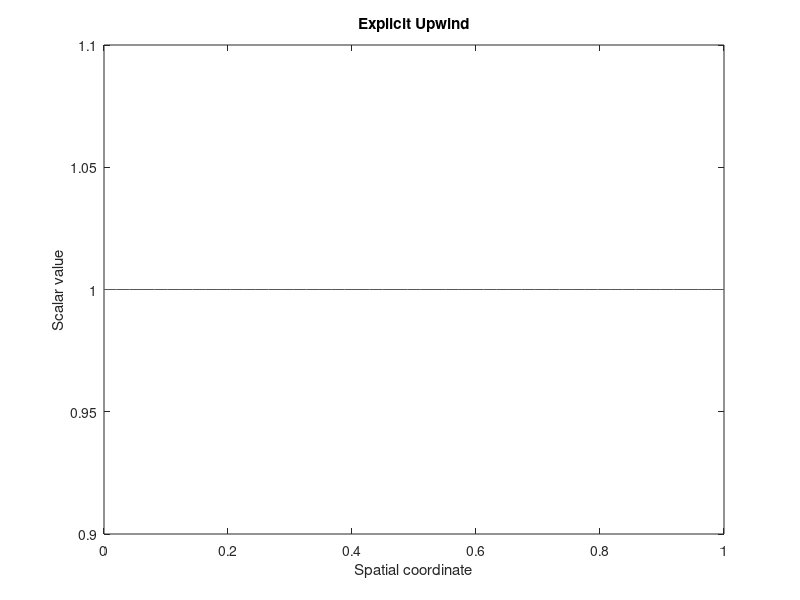

Reproduce this figure in MATLAB.
% Parameters
L = 1;                  % Length of the domain
Nx = 50;                % Number of spatial points
dx = L/Nx;              % Spatial step size
c=1;
CFL = 1;              % Courant number
dt = CFL*dx/abs(c);     % Time step size, c is the velocity
Nt = 100;               % Number of time steps
x = linspace(0, L, Nx); % Spatial grid

% Initial condition (assuming a cosine wave)
u0 = cos(2*pi*x);
u_explicit = u0;

% Time integration using explicit upwind scheme
for n = 1:Nt
    for i = 2:Nx
        if c > 0
            u_explicit(i) = u_explicit(i) - (c*dt/dx)*(u_explicit(i) - u_explicit(i-1));
        else
            u_explicit(i) = u_explicit(i) - (c*dt/dx)*(u_explicit(i+1) - u_explicit(i));
        end
    end
end

% Plot the results
plot(x, u_explicit);
xlabel('Spatial coordinate');
ylabel('Scalar value');
title('Explicit Upwind');